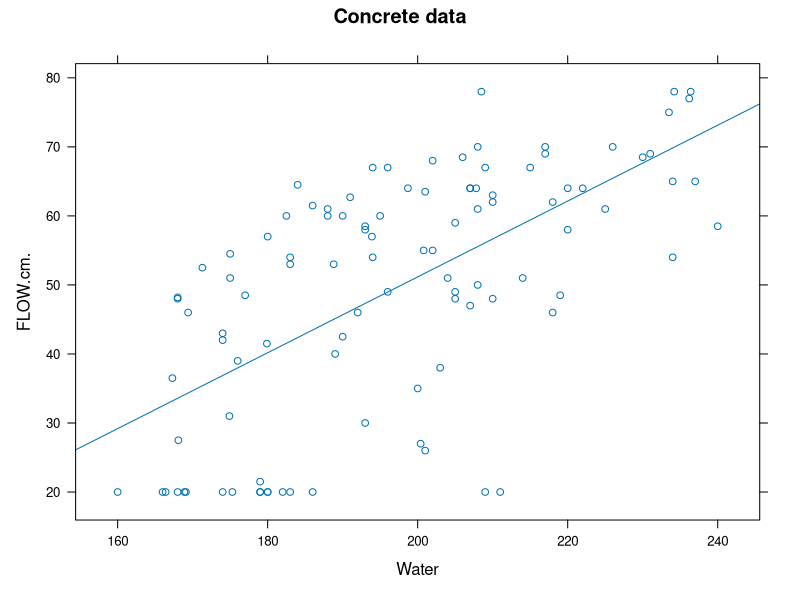
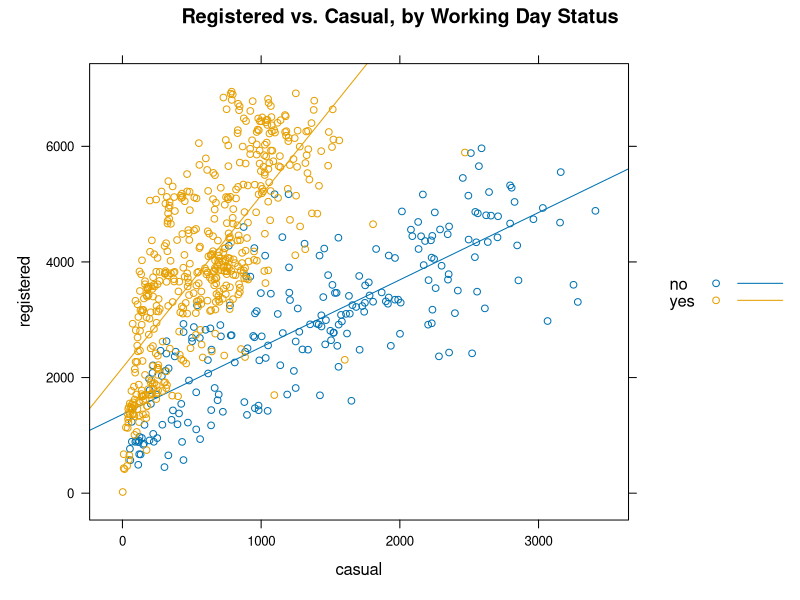
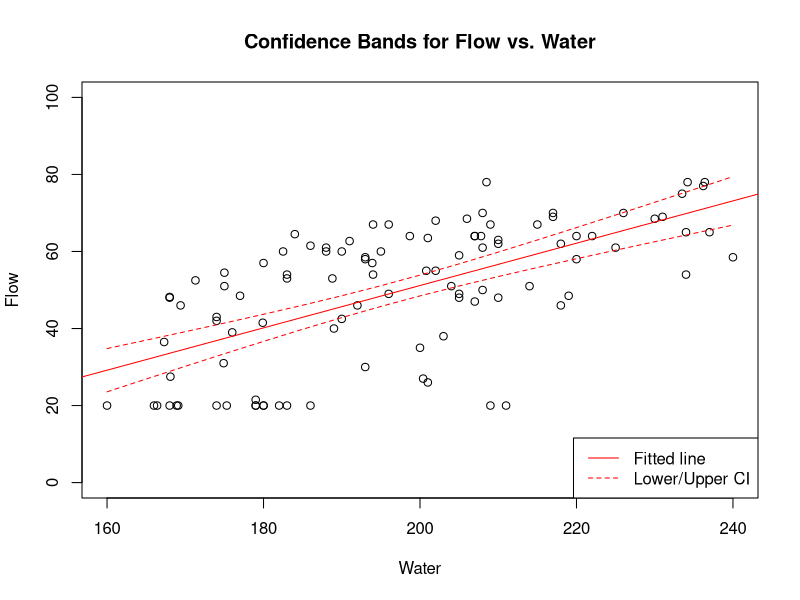
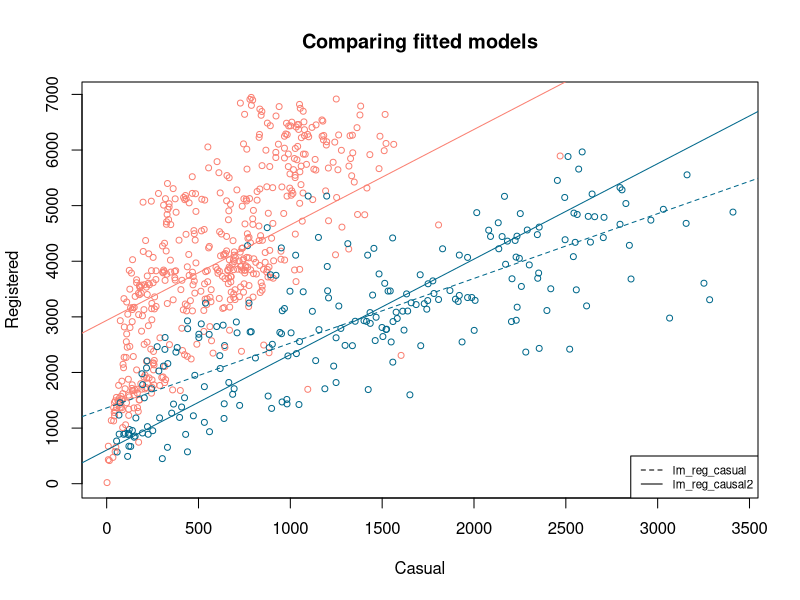
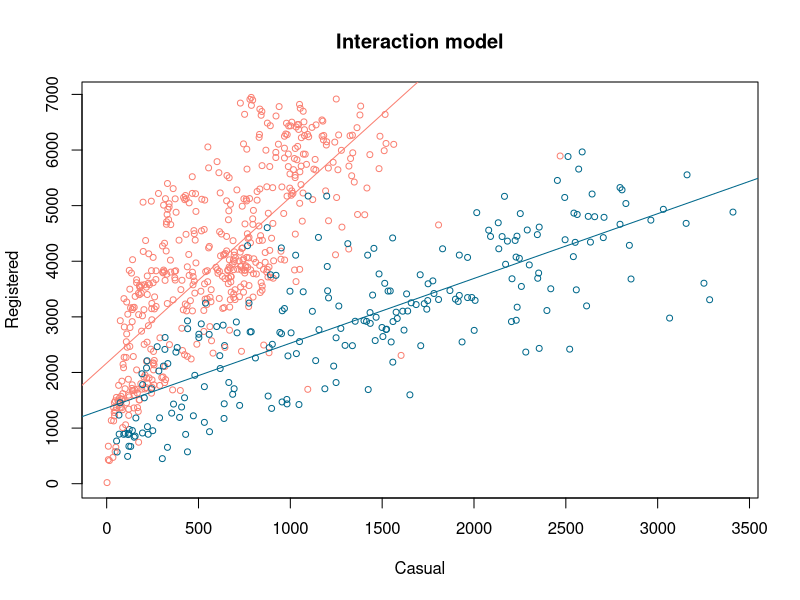
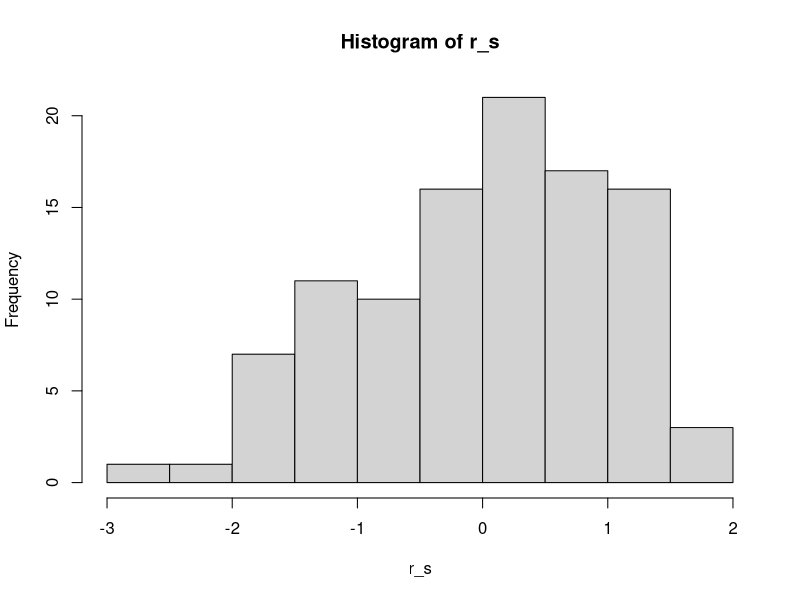
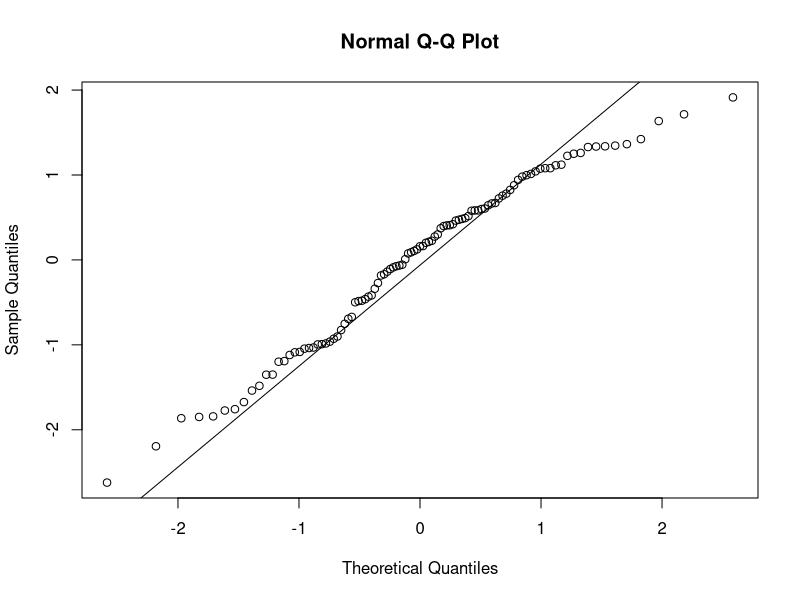
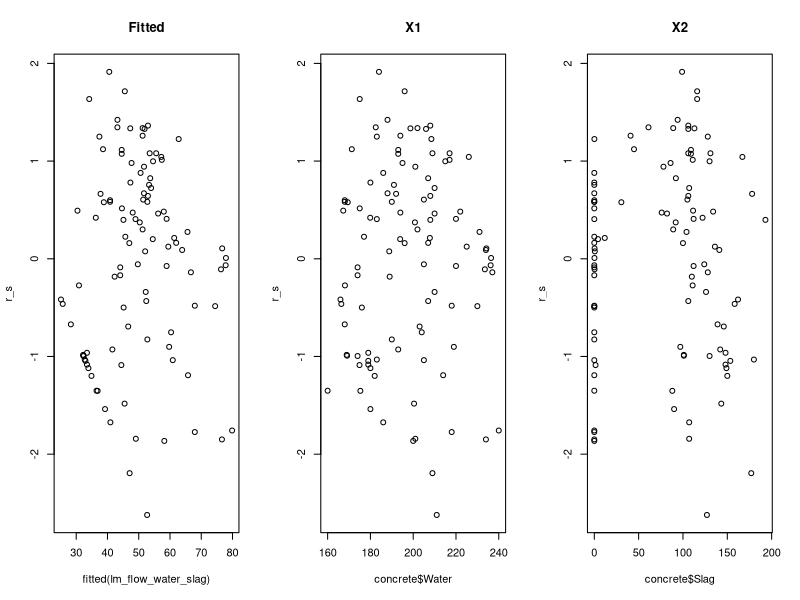

The R script that drew these images, in order:
## ---- chunk 1
#| echo: false
#| message: false
#| warning: false
library(knitr)
## ---- chunk 2
#| fig-align: center
#| echo: false
#| label: fig-flow-water
#| fig-cap: "Scatterplot with simple linear regression model"
library(lattice)
concrete <- read.csv("data/concrete+slump+test/slump_test.data")
names(concrete)[c(1,11)] <- c("id", "Comp.Strength")
xyplot(FLOW.cm. ~ Water, type=c("p", "r"), data= concrete, main="Concrete data")
## ---- chunk 3
#| fig-align: center
#| echo: false
#| label: fig-reg-casual
#| fig-cap: Scatterplot of registered vs. casual bike renters
bike2 <- read.csv("data/bike2.csv")
xyplot(registered ~ casual, groups=workingday, type=c("p", "r"), data=bike2,
       auto.key = TRUE, main="Registered vs. Casual, by Working Day Status")
## ---- chunk 4
#R 
concrete <- read.csv("data/concrete+slump+test/slump_test.data")
names(concrete)[c(1,11)] <- c("id", "Comp.Strength")
lm_flow_water <- lm(FLOW.cm. ~ Water, data=concrete)
summary(lm_flow_water)
## ---- chunk 5
#R 
confint(lm_flow_water)
## ---- chunk 6
#R 
bike2 <- read.csv("data/bike2.csv")
bike2_sub <- bike2[bike2$workingday == "no", ]
lm_reg_casual <- lm(registered ~ casual, data=bike2_sub)
anova(lm_reg_casual)
## ---- chunk 7
#| fig-align: center
#| fig-height: 4
#| fig-cap: "R: Confidence intervals flow versus water"

#R 
new_df <- data.frame(Water = seq(160, 240, by = 5))
conf_intervals <- predict(lm_flow_water, new_df, interval="conf")

plot(concrete$Water, concrete$FLOW.cm., ylim=c(0, 100),
     xlab="Water", ylab="Flow", main="Confidence Bands for Flow vs. Water")
abline(lm_flow_water, col="red")
lines(new_df$Water, conf_intervals[,"lwr"], col="red", lty=2)
lines(new_df$Water, conf_intervals[,"upr"], col="red", lty=2)
legend("bottomright", legend=c("Fitted line", "Lower/Upper CI"), 
       lty=c(1,2), col="red")
## ---- chunk 8
# R 
lm_flow_water_slag <- lm(FLOW.cm. ~ Water + Slag, data=concrete)
summary(lm_flow_water_slag)
## ---- chunk 9
# R 
lm_reg_casual2 <- lm(registered ~ casual + workingday, data=bike2)
summary(lm_reg_casual2)
## ---- chunk 10
#| echo: false
#| fig-align: center
#| fig-cap: "R: Comparing two linear regression models"
#| label: fig-r-bike-compare-models

plot(x=bike2$casual, y=bike2$registered, 
     col=ifelse(bike2$workingday == "yes", "salmon", "deepskyblue4"),
     main="Comparing fitted models", cex=0.8,
     xlab="Casual", ylab="Registered")
abline(lm_reg_casual, col="deepskyblue4", lty=2)
est_coef <- coef(lm_reg_casual2)
abline(est_coef[1], est_coef[2], col="deepskyblue4")
abline(est_coef[1]+est_coef[3], est_coef[2], col="salmon")
legend("bottomright", legend=c("lm_reg_casual", "lm_reg_causal2"),
       lty=c(2,1), cex=0.7)
#legend("bottom", legend=c("no", "yes"), pch=1,
#       col=c("deepskyblue4", "salmon"), cex=0.7)
## ---- chunk 11
# R 
lm_reg_casual3 <- lm(registered ~ casual * workingday, data=bike2)
summary(lm_reg_casual3)
## ---- chunk 12
#| echo: false
#| fig-align: center
#| fig-cap: Scatterplot of regression model with interaction between working day and casual

plot(x=bike2$casual, y=bike2$registered, 
     col=ifelse(bike2$workingday == "yes", "salmon", "deepskyblue4"),
     main="Interaction model", cex=0.8,
     xlab="Casual", ylab="Registered")
est_coef <- coef(lm_reg_casual3)
abline(est_coef[1], est_coef[2], col="deepskyblue4")
abline(est_coef[1]+est_coef[3], est_coef[2]+est_coef[4], col="salmon")
## ---- chunk 13
#| layout-ncol: 2
#| fig-cap: 
#|   - "R: Residual histogram, flow vs. water and slag"
#|   - "R: Residual QQ-plot, flow vs. water and slag"
r_s <- rstandard(lm_flow_water_slag)
hist(r_s)
qqnorm(r_s)
qqline(r_s)
## ---- chunk 14
#| collapse: true
shapiro.test(r_s)
ks.test(r_s, "pnorm")
## ---- chunk 15
#| fig-align: center
#| fig-height: 4
#| fig-width: 10
#| fig-cap: "R: Residual diagnostic plots, flow vs. water and slag"
#| label: fig-r-residual-diagnostics
opar <- par(mfrow=c(1,3))
plot(x=fitted(lm_flow_water_slag), r_s, main="Fitted")
plot(x=concrete$Water, r_s, main="X1")
plot(x=concrete$Slag, r_s, main="X2")
par(opar)
## ---- chunk 16
infl <- influence.measures(lm_flow_water_slag)
summary(infl)
